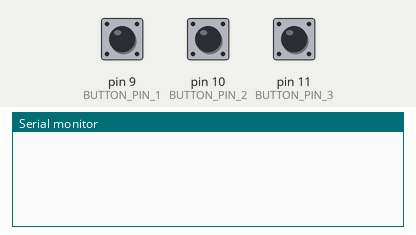
This sketch was run on a simulated Arduino Uno, built with avr-gcc and run on an emulated ATmega328P. Shown: the last lines printed to the serial monitor. Inputs (shaded band) come from the test bench; at power-on: pin 9 (BUTTON_PIN_1) HIGH, pin 10 (BUTTON_PIN_2) HIGH, pin 11 (BUTTON_PIN_3) HIGH.

Above: at 1.2 s.
1.3 s: pin 9 (BUTTON_PIN_1) pulled LOW for 0.25 s
At 2.0 s:
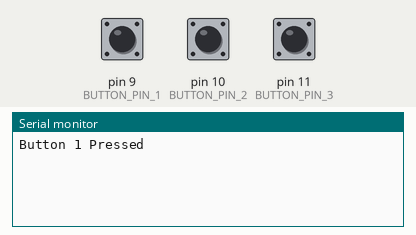
3.0 s: pin 10 (BUTTON_PIN_2) pulled LOW for 0.25 s
At 4.4 s:
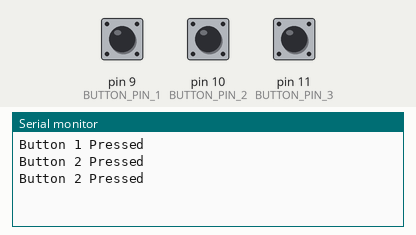
4.7 s: pin 11 (BUTTON_PIN_3) pulled LOW for 0.25 s
At 5.9 s:
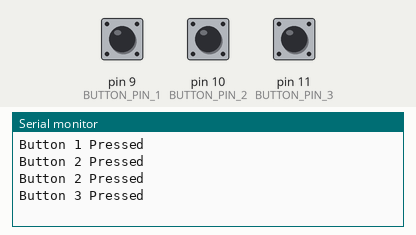
Timing chart, 0 to 7.7 s (numbered marks = the images above; inputs shaded):
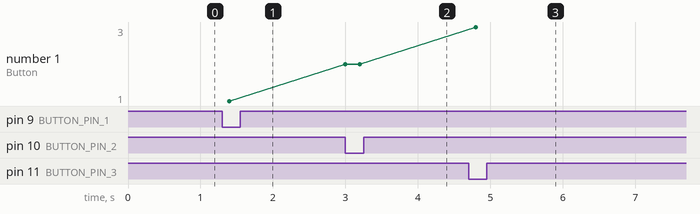

Measured:
- after the input at 1.3 s, the serial monitor: prints a new line after 0.10 s (image 1)
- after the input at 3.0 s, the serial monitor: prints a new line at once (image 2)
- after the input at 4.7 s, the serial monitor: prints a new line after 0.10 s (image 3)
- plotted number 1: 1 → 2 after the input at 3.0 s, 2 → 3 after the input at 4.7 s

The sketch:

tactile.ino
```cpp
const int BUTTON_PIN_1 = 9;
const int BUTTON_PIN_2 = 10;
const int BUTTON_PIN_3 = 11;

void setup() {
  Serial.begin(9600);

  pinMode(BUTTON_PIN_1, INPUT_PULLUP);
  pinMode(BUTTON_PIN_2, INPUT_PULLUP);
  pinMode(BUTTON_PIN_3, INPUT_PULLUP);
}

void loop() {
  int btn1 = digitalRead(BUTTON_PIN_1);
  int btn2 = digitalRead(BUTTON_PIN_2);
  int btn3 = digitalRead(BUTTON_PIN_3);

  // NOTE: LOW = pressed, HIGH = not pressed (because of INPUT_PULLUP)

  if (btn1 == LOW) {
    Serial.println("Button 1 Pressed");
  }

  if (btn2 == LOW) {
    Serial.println("Button 2 Pressed");
  }

  if (btn3 == LOW) {
    Serial.println("Button 3 Pressed");
  }

  delay(200); // simple debounce
}
```
